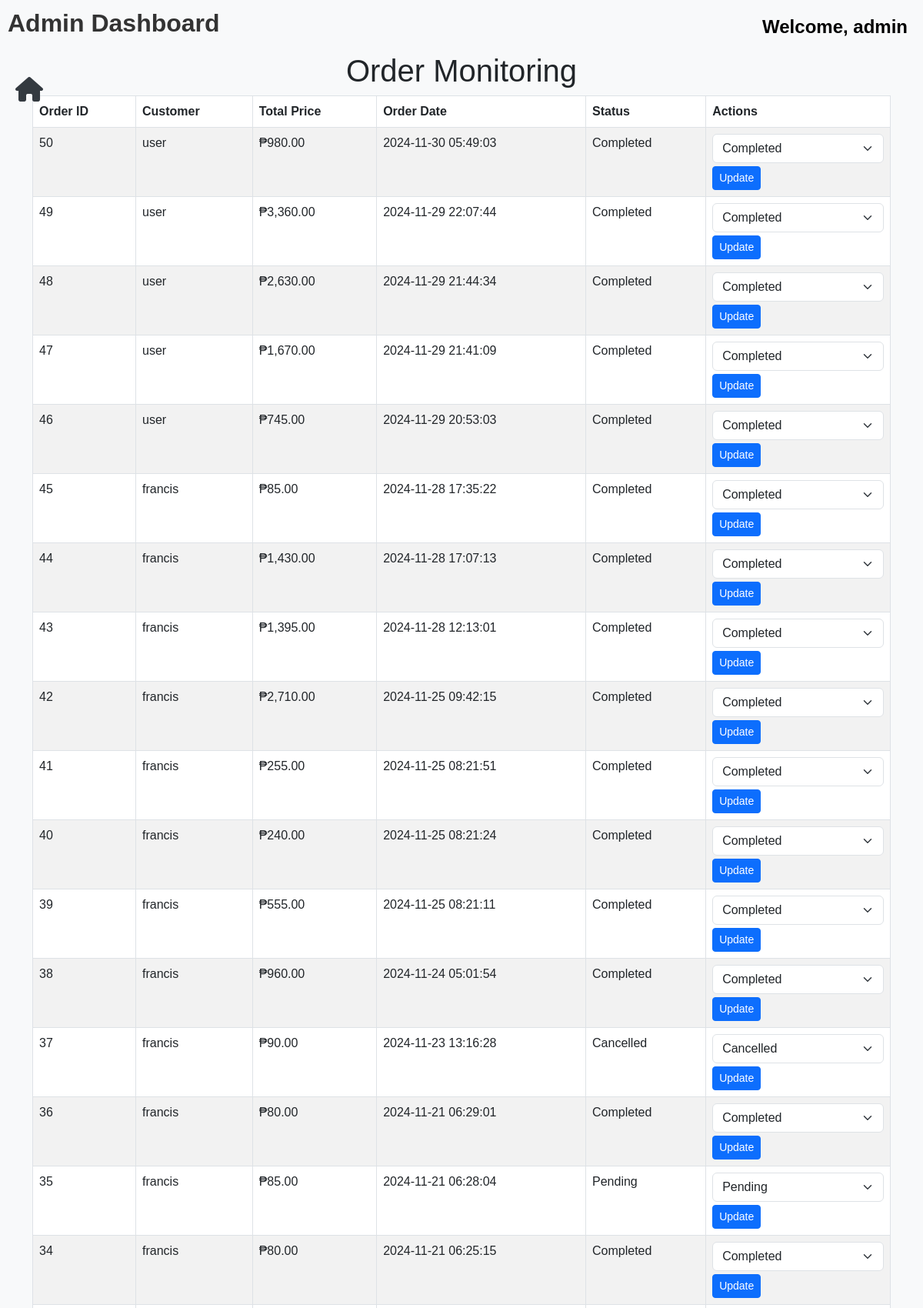
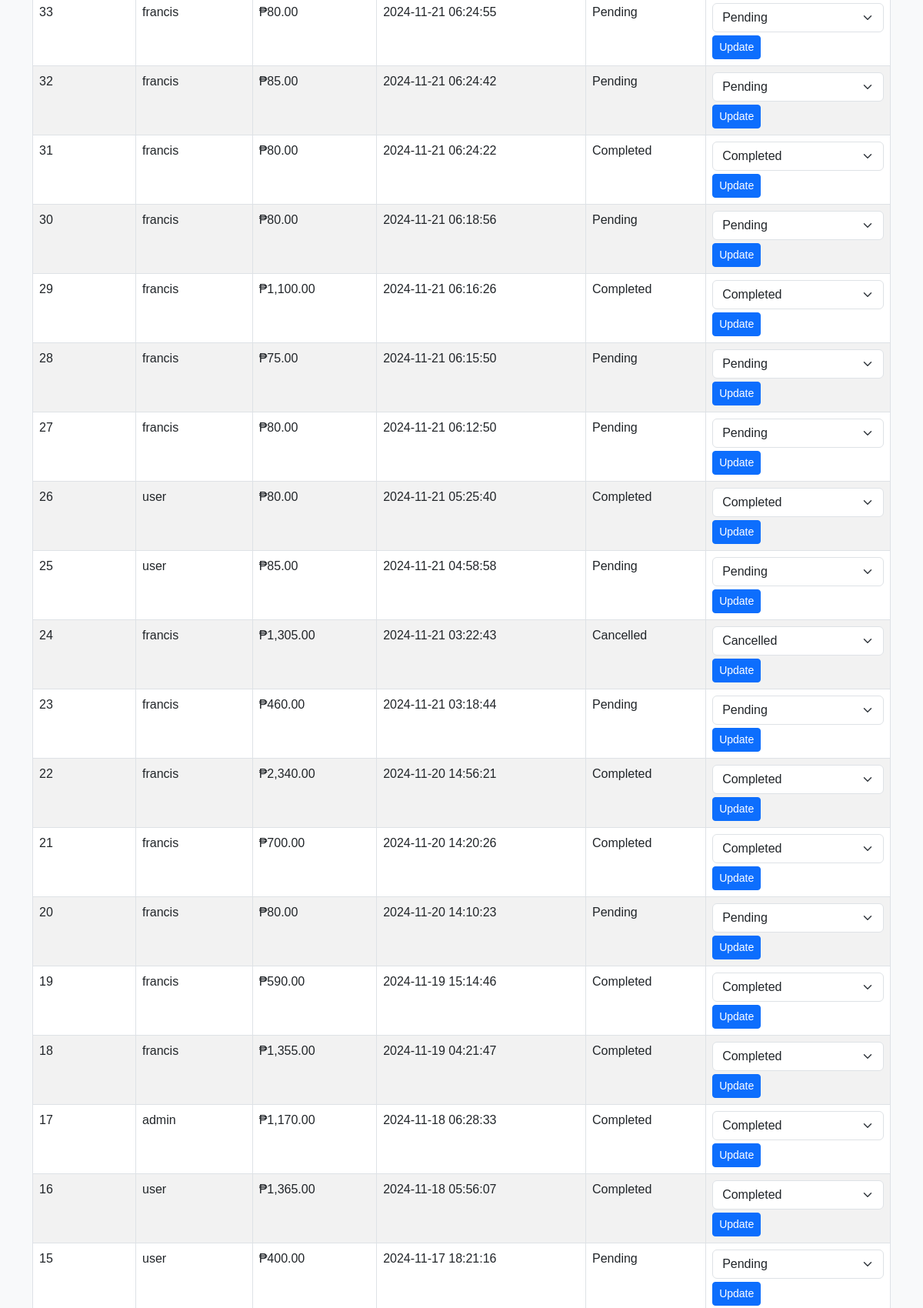
Screenshot of /orders.php (signed in, upper part) with the database file from the repository (2 pictures, top to bottom).
### tables this page shows
CREATE TABLE `orders` (
  `id` int(11) NOT NULL,
  `username` varchar(100) DEFAULT NULL,
  `total_price` decimal(10,2) DEFAULT NULL,
  `order_date` timestamp NOT NULL DEFAULT current_timestamp(),
  `status` varchar(20) DEFAULT 'Pending',
  `user_id` int(11) DEFAULT NULL
);

### orders.php (the view, shortened to what this page needs)
<?php
include('db.php');
$sql = "SELECT * FROM orders ORDER BY order_date DESC";
$result = $conn->query($sql);
?>
<!DOCTYPE html>
<html lang="en"><head>
    <link href="https://cdn.jsdelivr.net/npm/bootstrap@5.3.0/dist/css/bootstrap.min.css" rel="stylesheet">
    <link rel="stylesheet" href="https://cdnjs.cloudflare.com/ajax/libs/font-awesome/6.0.0-beta3/css/all.min.css">
</head>
<body>
    <i class="fas fa-home toggle-btn" onclick="toggleSidebar()"></i>
    <div class="content" id="content">
        <div class="header">
            <div class="header-left">Admin Dashboard</div>
            <div class="header-right">
                Welcome, <a href="login.php" style="color: black; text-decoration: none; font-weight: bold;">admin</a>
            </div>
        </div>
</body></html>
<body>
    <div class="container mt-5">
        <h1 class="text-center">Order Monitoring</h1>
        <table class="table table-bordered table-striped">
            <thead>
                <tr>
                    <th>Order ID</th>
                    <th>Customer</th>
                    <th>Total Price</th>
                    <th>Order Date</th>
                    <th>Status</th>
                    <th>Actions</th>
                </tr>
            </thead>
            <tbody>
                <?php while ($row = $result->fetch_assoc()): ?>
                    <tr>
                        <td><?php echo $row['id']; ?></td>
                        <td><?php echo $row['username']; ?></td>
                        <td>₱<?php echo number_format($row['total_price'], 2); ?></td>
                        <td><?php echo $row['order_date']; ?></td>
                        <td><?php echo $row['status']; ?></td>
                        <td>
                            <form method="post" action="update_order.php" class="d-inline">
                                <select name="status" class="form-select">
                                    <option value="Pending" <?php echo ($row['status'] === 'Pending') ? 'selected' : ''; ?>>Pending</option>
                                    <option value="Completed" <?php echo ($row['status'] === 'Completed') ? 'selected' : ''; ?>>Completed</option>
                                    <option value="Cancelled" <?php echo ($row['status'] === 'Cancelled') ? 'selected' : ''; ?>>Cancelled</option>
                                </select>
                                <button type="submit" class="btn btn-sm btn-primary mt-1">Update</button>
                            </form>
                        </td>
                    </tr>
                <?php endwhile; ?>
            </tbody>
        </table>
    </div>
</body>
</html>

### orders.php (style rules this page uses)
body { font-family: 'Arial', sans-serif; background-color: #f8f9fa; margin: 0; padding: 0; }
.content { margin-left: 0; padding: 20px; transition: margin-left 0.3s ease; }
.header { display: flex; align-items: center; justify-content: space-between; padding: 10px 20px; margin-top: -20px; }
.header-left { font-size: 2rem; font-weight: bold; color: #333; position: absolute; left: 10px; margin-top: 40px; transition: margin-left 0.3s ease; }
.header-right { font-size: 1.5rem; color: black; font-weight: bold; text-align: right; position: absolute; right: 20px; margin-top: 50px; }
.toggle-btn { font-size: 2rem; color: #343a40; position: absolute; top: 100px; left: 20px; cursor: pointer; }

### rows the page displays
orders: id "50", username "user", total_price "980.00", order_date "2024-11-30 05:49:03", status "Completed"
orders: id "49", username "user", total_price "3,360.00", order_date "2024-11-29 22:07:44", status "Completed"
orders: id "48", username "user", total_price "2,630.00", order_date "2024-11-29 21:44:34", status "Completed"
orders: id "47", username "user", total_price "1,670.00", order_date "2024-11-29 21:41:09", status "Completed"
orders: id "46", username "user", total_price "745.00", order_date "2024-11-29 20:53:03", status "Completed"
orders: id "45", username "francis", total_price "85.00", order_date "2024-11-28 17:35:22", status "Completed"
orders: id "44", username "francis", total_price "1,430.00", order_date "2024-11-28 17:07:13", status "Completed"
orders: id "43", username "francis", total_price "1,395.00", order_date "2024-11-28 12:13:01", status "Completed"
orders: id "42", username "francis", total_price "2,710.00", order_date "2024-11-25 09:42:15", status "Completed"
orders: id "41", username "francis", total_price "255.00", order_date "2024-11-25 08:21:51", status "Completed"
orders: id "40", username "francis", total_price "240.00", order_date "2024-11-25 08:21:24", status "Completed"
orders: id "39", username "francis", total_price "555.00", order_date "2024-11-25 08:21:11", status "Completed"
orders: id "38", username "francis", total_price "960.00", order_date "2024-11-24 05:01:54", status "Completed"
orders: id "37", username "francis", total_price "90.00", order_date "2024-11-23 13:16:28", status "Cancelled"
orders: id "36", username "francis", total_price "80.00", order_date "2024-11-21 06:29:01", status "Completed"
orders: id "35", username "francis", total_price "85.00", order_date "2024-11-21 06:28:04", status "Pending"
orders: id "34", username "francis", total_price "80.00", order_date "2024-11-21 06:25:15", status "Completed"
orders: id "33", username "francis", total_price "80.00", order_date "2024-11-21 06:24:55", status "Pending"
orders: id "32", username "francis", total_price "85.00", order_date "2024-11-21 06:24:42", status "Pending"
orders: id "31", username "francis", total_price "80.00", order_date "2024-11-21 06:24:22", status "Completed"
orders: id "30", username "francis", total_price "80.00", order_date "2024-11-21 06:18:56", status "Pending"
orders: id "29", username "francis", total_price "1,100.00", order_date "2024-11-21 06:16:26", status "Completed"
orders: id "28", username "francis", total_price "75.00", order_date "2024-11-21 06:15:50", status "Pending"
orders: id "27", username "francis", total_price "80.00", order_date "2024-11-21 06:12:50", status "Pending"
orders: id "26", username "user", total_price "80.00", order_date "2024-11-21 05:25:40", status "Completed"
orders: id "25", username "user", total_price "85.00", order_date "2024-11-21 04:58:58", status "Pending"
orders: id "24", username "francis", total_price "1,305.00", order_date "2024-11-21 03:22:43", status "Cancelled"
orders: id "23", username "francis", total_price "460.00", order_date "2024-11-21 03:18:44", status "Pending"
orders: id "22", username "francis", total_price "2,340.00", order_date "2024-11-20 14:56:21", status "Completed"
orders: id "21", username "francis", total_price "700.00", order_date "2024-11-20 14:20:26", status "Completed"
orders: id "20", username "francis", total_price "80.00", order_date "2024-11-20 14:10:23", status "Pending"
orders: id "19", username "francis", total_price "590.00", order_date "2024-11-19 15:14:46", status "Completed"
orders: id "18", username "francis", total_price "1,355.00", order_date "2024-11-19 04:21:47", status "Completed"
orders: id "17", username "admin", total_price "1,170.00", order_date "2024-11-18 06:28:33", status "Completed"
orders: id "16", username "user", total_price "1,365.00", order_date "2024-11-18 05:56:07", status "Completed"
orders: id "15", username "user", total_price "400.00", order_date "2024-11-17 18:21:16", status "Pending"
